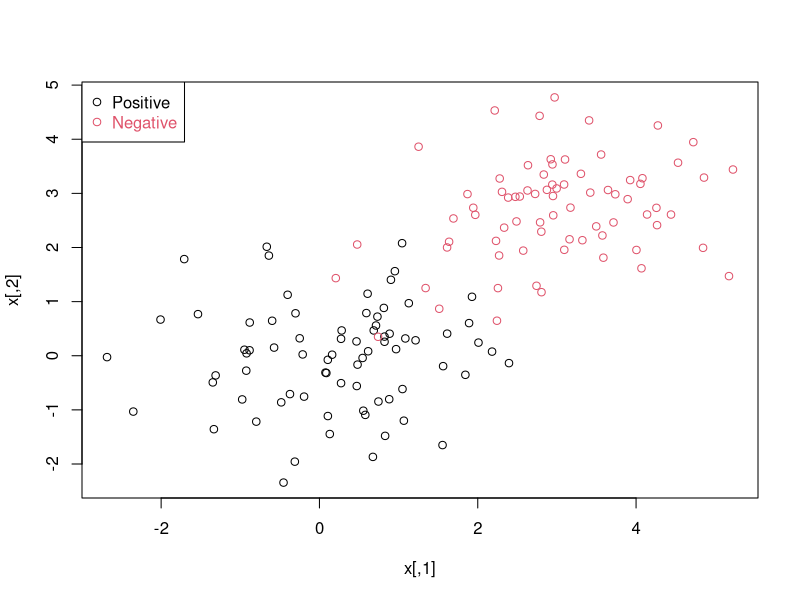
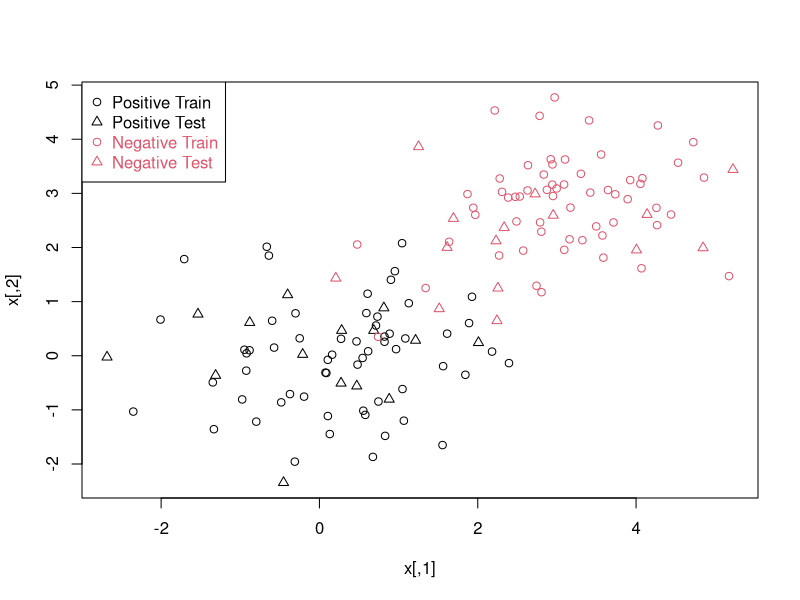
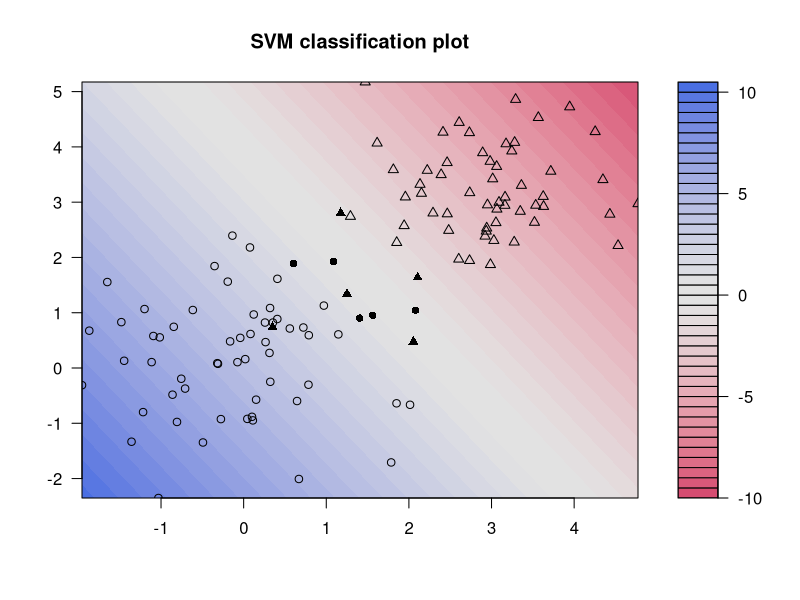
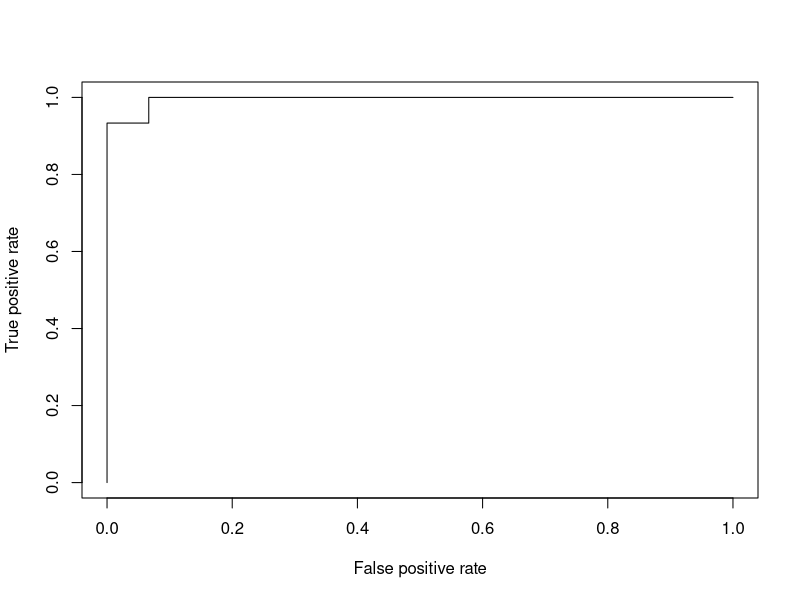
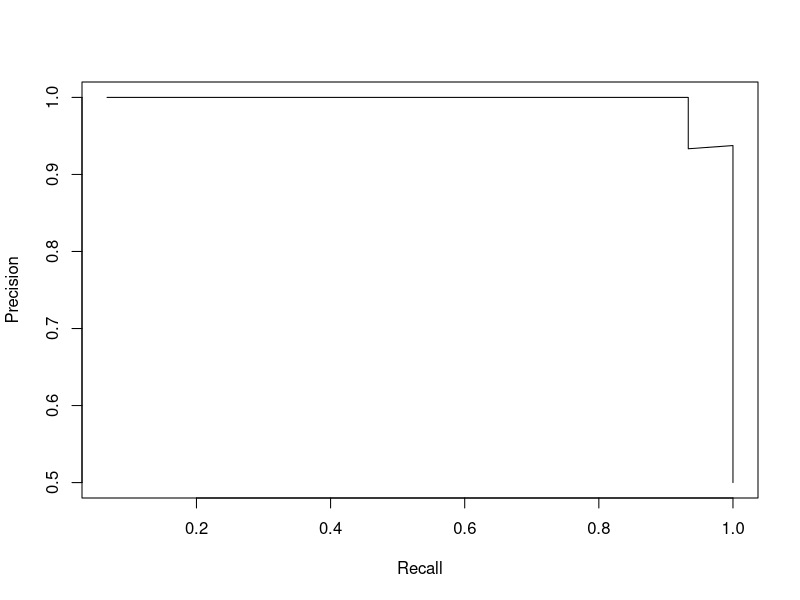
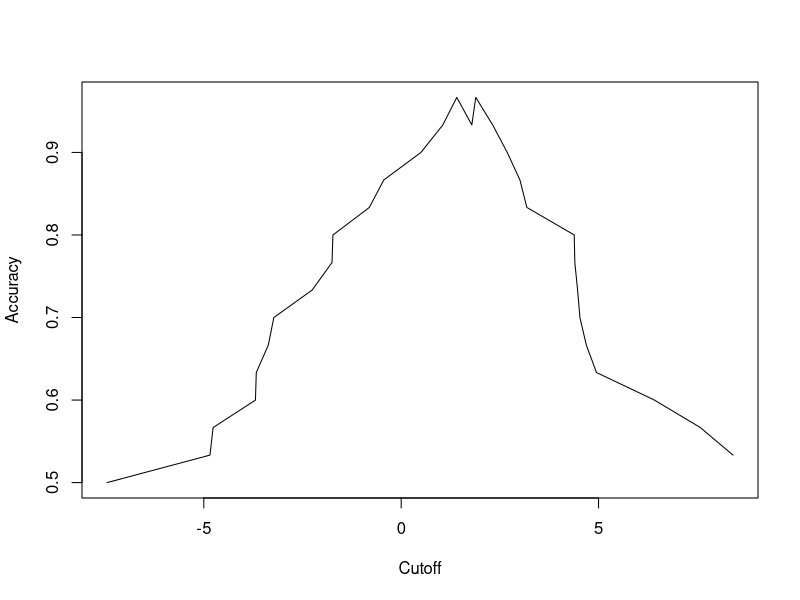

R code for these plots, in order:
n <- 150
p <- 2
sigma <- 1
meanpos <- 0
meanneg <- 3
npos <- round(n/2)
nneg <- n-npos
# Generate the positive and negative examples
xpos <- matrix(rnorm(npos*p,mean=meanpos,sd=sigma),npos,p)
xneg <- matrix(rnorm(nneg*p,mean=meanneg,sd=sigma),npos,p)
x <- rbind(xpos,xneg)
# Generate the labels
y <- matrix(c(rep(1,npos),rep(-1,nneg)))
plot(x,col=ifelse(y>0,1,2))
legend("topleft",c('Positive','Negative'),col=seq(2),pch=1,text.col=seq(2))
#Prepare a training and a test set ##
ntrain <- round(n*0.8) # number of training examples
tindex <- sample(n,ntrain) # indices of training samples
xtrain <- x[tindex,]
xtest <- x[-tindex,]
ytrain <- y[tindex]
ytest <- y[-tindex]
istrain=rep(0,n)
istrain[tindex]=1
plot(x,col=ifelse(y>0,1,2),pch=ifelse(istrain==1,1,2))
legend("topleft",c('Positive Train','Positive Test','Negative Train','Negative Test'),
       col=c(1,1,2,2),pch=c(1,2,1,2),text.col=c(1,1,2,2))
library(kernlab)
svp <- ksvm(xtrain,ytrain,type="C-svc",kernel='vanilladot',C=100,scaled=c())
#svp <- ksvm(x,y,type="C-svc",kernel='rbf',kpar=list(sigma=1),C=1)


plot(svp,data=xtrain)
# Predict labels on test
ypred = predict(svp,xtest)
table(ytest,ypred)
# Compute accuracy
sum(ypred==ytest)/length(ytest)
# Compute at the prediction scores
ypredscore = predict(svp,xtest,type="decision")
# Check that the predicted labels are the signs of the scores
table(ypredscore > 0,ypred)
# Package to compute ROC curve, precision-recall etc...
library(ROCR)
pred <- prediction(ypredscore,ytest)
# Plot ROC curve
perf <- performance(pred, measure = "tpr", x.measure = "fpr")
plot(perf)
# Plot precision/recall curve
perf <- performance(pred, measure = "prec", x.measure = "rec")
plot(perf)
# Plot accuracy as function of threshold
perf <- performance(pred, measure = "acc")
plot(perf)
